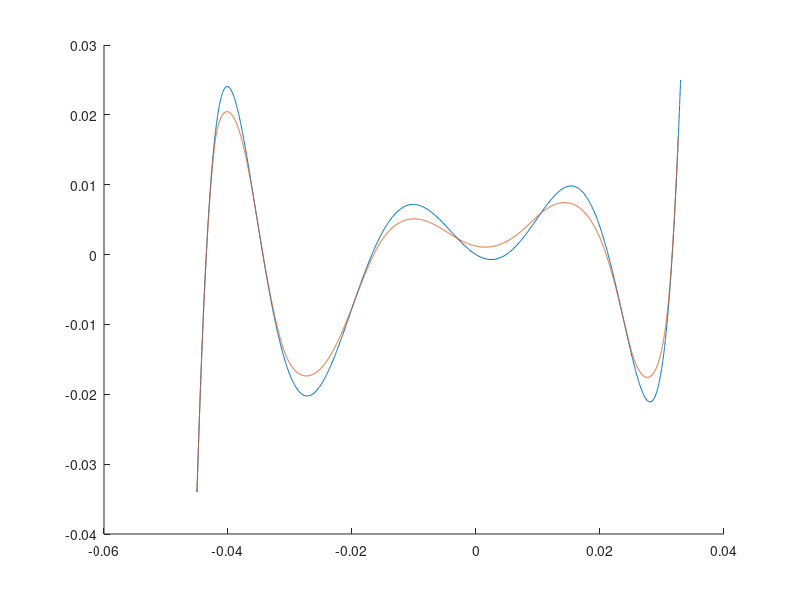
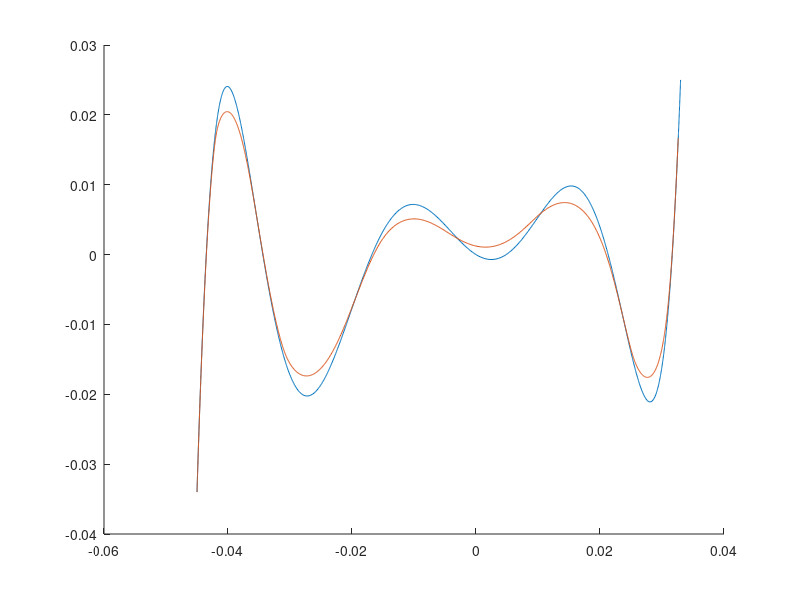

These figures' MATLAB source, in order:
clear all
close all
clc

position_commande = csvread('trajectoireofficielle/aller_interpole.csv')';
position_mesure = csvread('trajectoireofficielle/trajectoire_aller_asservie.csv')';

dx = length(position_mesure)/length(position_commande);
position_down = position_mesure(1:dx:end,1:2);
%% Display
figure
hold on
plot(position_commande(:,1), position_commande(:,2))
plot(position_mesure(:,1), position_mesure(:,2))

%% Reduce vector
% position_down = [];
% for i = 1:length(position_commande)
%     x = position_commande(i,1);
%     idx = find(position_mesure > x,1);
%     position_down = [position_down; position_mesure(idx,:)];
% end

%% Display down
figure
hold on
plot(position_commande(:,1), position_commande(:,2))
plot(position_down(:,1), position_down(:,2))

%% Performance
Distance = sqrt((position_commande(:,1)-position_down(:,1)).^2 + (position_commande(:,2)-position_down(:,2)).^2);
Performance = sqrt(trapz(Distance.^2));
